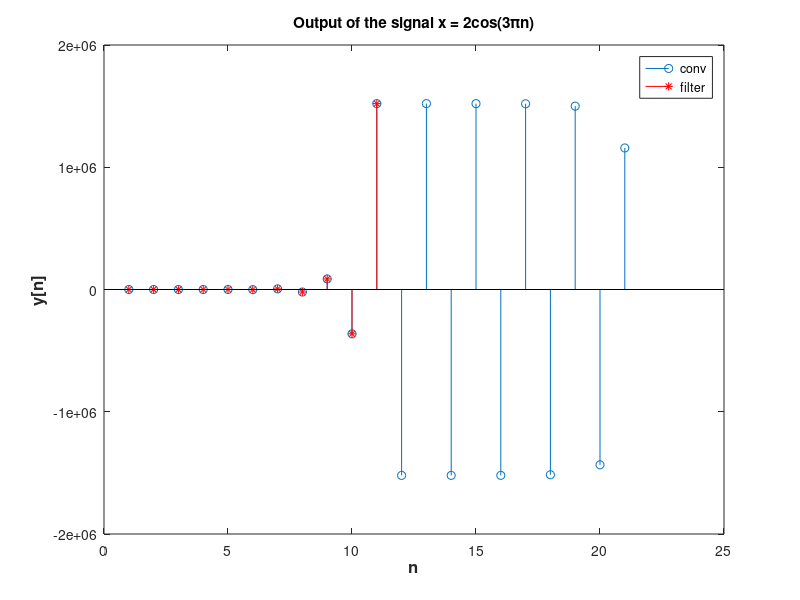

Source code (MATLAB):
n = 0:10;

b = [0.5 0 -1];
a = [1 3 -5];
d = n == 0;
h = filter(b, a, d);
x = 2 * cos(3 * pi * n);
y_conv = conv(h, x);
str1 = "y_conv = ";
disp(str1);
disp(y_conv)
y_filter = filter(b, a, x);
str2 = "y_filter = ";
disp(str2)
disp(y_filter)

stem(y_conv)
xlabel('n', 'FontSize', 12, 'FontWeight', 'bold')
ylabel('y[n]', 'FontSize', 12, 'FontWeight', 'bold')
title('Output of the signal x = 2cos(3πn)')
hold on
stem(y_filter, 'r*')
legend('conv', 'filter')
